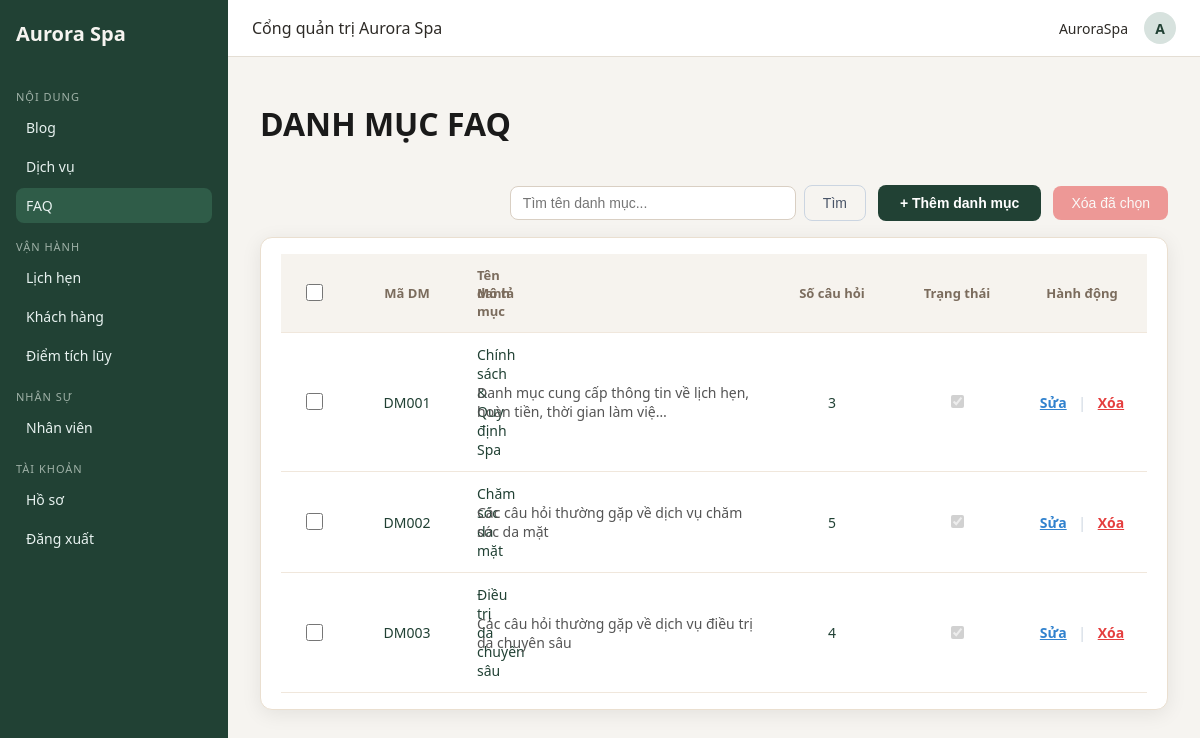
/staff/faq/ (signed in), run on the app's committed database.
### aurora/models.py (models this page shows, shortened)
class DanhMucFAQ(models.Model):
   MaDanhMuc = models.CharField(max_length=10, primary_key=True, editable=False)
   TenDanhMuc = models.CharField(max_length=200, unique=True)
   MoTaDanhMuc = models.TextField(blank=True, null=True)
   TrangThaiHienThi = models.BooleanField(default=True)
   NgayCapNhat = models.DateTimeField(auto_now=True)
   class Meta:
       db_table = "DanhMucFAQ"
       verbose_name_plural = "Danh mục FAQ"
       ordering = ['MaDanhMuc']

### staffpanel/views.py (the view)
# urls.py: path('faq/', views.staff_faq_category_list, name='staff_faq_category_list'),
@content_required
def staff_faq_category_list(request):
   q = request.GET.get('q', '')
   categories = DanhMucFAQ.objects.annotate(
       so_cau_hoi=Count('faq_list')
   ).order_by('MaDanhMuc')
   if q:
       categories = categories.filter(TenDanhMuc__icontains=q)
   return render(request, 'staffpanel/faq_category_list.html', {
       'categories': categories,
       'q': q,
   })

### staffpanel/permissions.py (called while the page is built)
def role_required(*roles):
    def decorator(view_func):
        @wraps(view_func)
        def _wrapped(request, *args, **kwargs):
            if not request.user.is_authenticated:
                return redirect('staff_login')
            try:
                nv = request.user.nhanvien
            except Exception:
                return HttpResponseForbidden("Bạn không phải nhân viên Aurora.")
            if nv.VaiTro in roles or request.user.is_superuser:
                return view_func(request, *args, **kwargs)
            return HttpResponseForbidden("Bạn không có quyền truy cập chức năng này.")
        return _wrapped
    return decorator

### staffpanel/templates/staffpanel/faq_category_list.html (shortened to what this page needs)
{% extends 'staffpanel/base.html' %}
{% load static %}
{% block nav_faq %}active{% endblock %}
{% block content %}
<div class="page-header">
    <h1 class="page-title">DANH MỤC FAQ</h1>
</div>
<div style="margin-top:10px; display:flex; justify-content:flex-end; align-items:center; gap:12px; flex-wrap:wrap;">
    <form method="get" style="display:flex; gap:8px; align-items:center;">
        <input type="text" name="q" value="{{ q }}" placeholder="Tìm tên danh mục..."
               style="padding:8px 12px; border-radius:8px; border:1px solid #d9cfc3; min-width:260px; font-size:14px;">
        <button type="submit" class="btn btn-outline">Tìm</button>
    </form>
    <a href="{% url 'staff_faq_category_add' %}">
        <button type="button" class="btn btn-primary">+ Thêm danh mục</button>
    </a>
    {% if request.user.nhanvien.VaiTro == 'MANAGER' %}
    <button id="bulkDelete" class="btn btn-danger" style="opacity:0.5;cursor:not-allowed;" disabled>
    </button>
    {% endif %}
</div>
<div class="card" style="margin-top:16px;">
    <table style="width:100%; table-layout:fixed; border-collapse:collapse;">
        <thead style="background:#f8fafc;">
            <tr>
                {% if request.user.nhanvien.VaiTro == 'MANAGER' %}
                <th style="width:50px;text-align:center;">
                    <input type="checkbox" id="selectAll" class="custom-checkbox">
                </th>
                {% endif %}
                <th style="width:100px;text-align:center;">Mã DM</th>
                <th style="text-align:left;padding-left:12px;">Tên danh mục</th>
                <th style="width:280px;">Mô tả</th>
                <th style="width:110px;text-align:center;">Số câu hỏi</th>
                <th style="width:100px;text-align:center;">Trạng thái</th>
                <th style="width:140px;text-align:center;">Hành động</th>
            </tr>
        </thead>
        <tbody>
            {% for cat in categories %}
            <tr style="height:58px; border-bottom:1px solid #e2e8f0; cursor:pointer;" class="category-row"
                data-json='{
                    "madm": "{{ cat.MaDanhMuc }}",
                    "tendm": "{{ cat.TenDanhMuc|escapejs }}",
                    "mota": "{{ cat.MoTaDanhMuc|default:'—'|escapejs }}",
                    "socauhoi": {{ cat.so_cau_hoi }},
                    "trangthai": {{ cat.TrangThaiHienThi|yesno:"true,false" }}
                }'>
                {% if request.user.nhanvien.VaiTro == 'MANAGER' %}
                <td style="text-align:center;" onclick="event.stopPropagation()">
                    <input type="checkbox" class="row-checkbox custom-checkbox" value="{{ cat.MaDanhMuc }}">
                </td>
                {% endif %}
                <td style="text-align:center; color:#214134;">{{ cat.MaDanhMuc }}</td>
                <td style="padding-left:12px;">
                    <a href="{% url 'staff_faq_list_by_category' cat.MaDanhMuc %}"
                       style="color:#214134; text-decoration:none; display:block;">
                        {{ cat.TenDanhMuc }}
                    </a>
                </td>
                <td style="color:#555;">{{ cat.MoTaDanhMuc|default:"—"|truncatechars:70 }}</td>
                <td style="text-align:center; color:#214134;">
                    {{ cat.so_cau_hoi }}
                </td>
                <td style="text-align:center;">
                    <label class="pretty-checkbox">
                        <input type="checkbox" disabled {% if cat.TrangThaiHienThi %}checked{% endif %}>
                    </label>
                </td>
                <td style="text-align:center;" onclick="event.stopPropagation()">
                    <a href="{% url 'staff_faq_category_edit' cat.MaDanhMuc %}"
                       style="color:#3182ce; font-weight:600;">Sửa</a>
                    {% if request.user.nhanvien.VaiTro == 'MANAGER' %}
                    <span style="color:#cbd5e0; margin:0 8px;">|</span>
                    <a href="#" style="color:#e53e3e; font-weight:600;"
                       onclick="event.preventDefault(); deleteCategory('{{ cat.MaDanhMuc }}', '{{ cat.TenDanhMuc|escapejs }}')">
                        Xóa
                    </a>
                    {% endif %}
                </td>
            </tr>
            {% endfor %}
        </tbody>
    </table>
</div>
{% endblock %}

### staffpanel/templates/staffpanel/base.html (shortened to what this page needs)
{% load static %}
<!DOCTYPE html>
<html lang="vi">
<head>
</head>
<body>
<div class="layout">
    <aside class="sidebar">
        <div class="brand">Aurora Spa</div>
        {% with role=request.user.nhanvien.VaiTro %}
        {% if role == "MANAGER" or role == "CONTENT" %}
            <div class="nav-section-title">Nội dung</div>
            <a href="{% url 'staff_blog_list' %}" class="nav-link {% block nav_blog %}{% endblock %}">Blog</a>
            <a href="{% url 'staff_service_list' %}" class="nav-link {% block nav_service %}{% endblock %}">Dịch vụ</a>
            <a href="{% url 'staff_faq_category_list' %}" class="nav-link {% block nav_faq %}{% endblock %}">FAQ</a>
        {% endif %}
        {% if role == "MANAGER" or role == "RECEPTION" %}
            <div class="nav-section-title">Vận hành</div>
            <a href="{% url 'staff_appointment_list' %}" class="nav-link {% block nav_appointment %}{% endblock %}">Lịch hẹn</a>
            <a href="{% url 'staff_customer_list' %}" class="nav-link {% block nav_customer %}{% endblock %}">Khách hàng</a>
            <a href="{% url 'staff_loyalty_list' %}" class="nav-link {% block nav_loyalty %}{% endblock %}">Điểm tích lũy</a>
        {% endif %}
        {% if role == "MANAGER" %}
            <div class="nav-section-title">Nhân sự</div>
            <a href="{% url 'staff_employee_list' %}" class="nav-link {% block nav_employee %}{% endblock %}">Nhân viên</a>
        {% endif %}
        <div class="nav-section-title">Tài khoản</div>
        <a href="{% url 'staff_profile' %}" class="nav-link">Hồ sơ</a>
        <a href="{% url 'staff_logout' %}" class="nav-link">Đăng xuất</a>
        {% endwith %}
    </aside>
    <div class="main">
        <header class="topbar">
            <div>Cổng quản trị Aurora Spa</div>
            <div class="topbar-right">
                <span>{{ request.user.username }}</span>
                <div class="avatar">{{ request.user.username|first|upper }}</div>
            </div>
        </header>
        <main class="content">
            {% block content %}{% endblock %}
        </main>
    </div>
</div>
</body>
</html>

### staffpanel/templates/staffpanel/base.html (style rules this page uses)
body { margin:0; font-family:system-ui,-apple-system,Segoe UI,Roboto,Helvetica,Arial,sans-serif; background:#f6f4f0; color:#2d2a26; }
.layout { display:flex; min-height:100vh; }
.sidebar { width:220px; background:#214134; color:#f6f4f0; display:flex; flex-direction:column; padding:20px 16px; }
.brand { font-weight:700; font-size:20px; margin-bottom:30px; }
.nav-section-title { font-size:11px; text-transform:uppercase; letter-spacing:1px; color:#9fb1a7; margin:12px 0 6px; }
.nav-link { display:block; padding:8px 10px; border-radius:8px; margin-bottom:4px; font-size:14px; text-decoration:none; color:#e8f2f0; transition:background .2s; }
.nav-link:hover, .nav-link.active { background:#2f5c48; }
.main { flex:1; display:flex; flex-direction:column; }
.topbar { height:56px; padding:0 24px; display:flex; align-items:center; justify-content:space-between; background:#fff; border-bottom:1px solid #e4ded4; }
.topbar-right { display:flex; align-items:center; gap:16px; font-size:14px; }
.avatar { width:32px; height:32px; border-radius:999px; background:#d7e2de; display:inline-flex; align-items:center; justify-content:center; font-weight:600; color:#214134; font-size:14px; }
.content { padding:24px 32px 40px; }
.page-header { display:flex; align-items:center; justify-content:space-between; margin-bottom:16px; }
.page-title { font-size: 32px !important; font-weight: 700 !important; color: #1a1a1a !important; margin-bottom: 24px !important; }
.btn { border:none; border-radius:8px; padding:8px 14px; font-size:14px; cursor:pointer; }
.btn-primary { background:#2f5c48; color:#fff; }
.btn-outline { background:transparent; border:1px solid #d6cbbd; color:#4b463c; }
.card { background:#fff; border-radius:12px; border:1px solid #eadfd0; box-shadow:0 4px 18px rgba(0,0,0,.03); padding:16px 20px; }
table { width:100%; border-collapse:collapse; font-size:14px; }
thead tr { background:#f6f3ee; }
th, td { padding:10px 8px; text-align:left; border-bottom:1px solid #f0e7dc; }
th { font-weight:600; color:#7b6c5d; font-size:13px; }
table { width: 100%; border-collapse: collapse; font-size: 14px; }
table th:first-child, table td:first-child { width: 50px !important; text-align: center !important; padding: 10px 8px !important; }
table th, table td { padding: 12px 10px !important; vertical-align: middle !important; }
thead tr { background: #f6f3ee !important; }
table th:last-child, table td:last-child { width: 110px !important; text-align: center !important; }

### staffpanel/templates/staffpanel/faq_category_list.html (style rules this page uses)
.custom-checkbox { width:17px; height:17px; accent-color:#28a745; cursor:pointer; }
.btn-outline { background:transparent; border:1px solid #cbd5e1; color:#4a5568; padding:9px 18px; border-radius:8px; font-weight:500; }
.btn-primary { background:#214134; color:white; border:none; padding:10px 22px; border-radius:8px; font-weight:600; }
.btn-danger { background:#e53e3e; color:white; border:none; padding:9px 18px; border-radius:8px; }
.card { background:white; border-radius:12px; box-shadow:0 4px 20px rgba(0,0,0,0.08); overflow:hidden; }

### data on the page
DanhMucFAQ: MaDanhMuc "DM001", TenDanhMuc "Chính sách & Quy định Spa", MoTaDanhMuc "Danh mục cung cấp thông tin về lịch hẹn, hoàn tiền, thời gian làm việ…", so_cau_hoi "3", TrangThaiHienThi "☑"
DanhMucFAQ: MaDanhMuc "DM002", TenDanhMuc "Chăm sóc da mặt", MoTaDanhMuc "Các câu hỏi thường gặp về dịch vụ chăm sóc da mặt", so_cau_hoi "5", TrangThaiHienThi "☑"
DanhMucFAQ: MaDanhMuc "DM003", TenDanhMuc "Điều trị da chuyên sâu", MoTaDanhMuc "Các câu hỏi thường gặp về dịch vụ điều trị da chuyên sâu", so_cau_hoi "4", TrangThaiHienThi "☑"

### other printed values
{{ request.user.username }} "AuroraSpa"
{{ request.user.username|first|upper }} "A"
